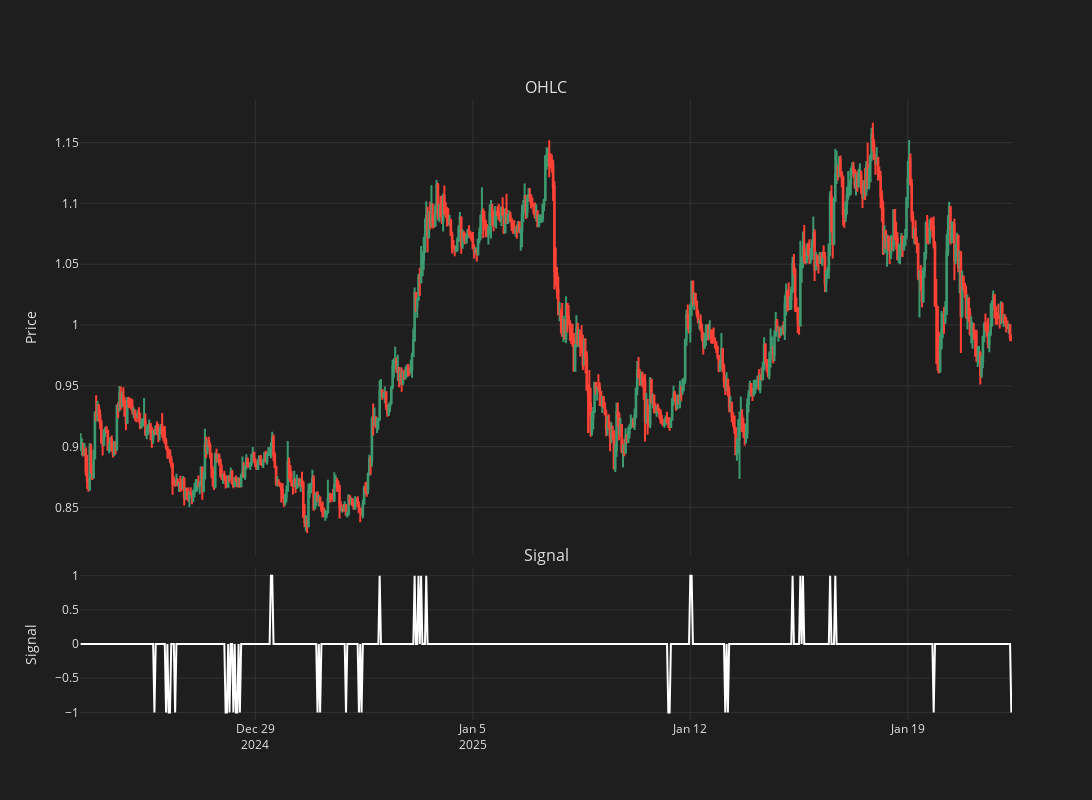

This figure's notebook cell:
### Code cell
from plotly.subplots import make_subplots
import plotly.graph_objects as go

plot_df = signal_df

fig = make_subplots(
    rows=2, cols=1, shared_xaxes=True, vertical_spacing=0.02, subplot_titles=("OHLC", "Signal"), row_heights=[0.6, 0.2]
)

# Add candlestick
fig.add_trace(
    go.Candlestick(
        x=plot_df.index,
        open=plot_df["open"],
        high=plot_df["high"],
        low=plot_df["low"],
        close=plot_df["close"],
        name="Candlesticks",
    ),
    row=1,
    col=1,
)

# Add the signal line
fig.add_trace(
    go.Scatter(x=plot_df.index, y=plot_df["signal"], mode="lines", name="Signal", line=dict(color="white")), row=2, col=1
)


# Update layout for dark theme
fig.update_layout(
    # title=f'{exchange} - {trading_pair} - {timeframe}',
    width=1200,
    height=800,
    font=dict(color="#e1e1e1"),
    plot_bgcolor="#1e1e1e",
    paper_bgcolor="#1e1e1e",
    xaxis_rangeslider_visible=False,
    legend=dict(bgcolor="rgba(0,0,0,0)"),
    yaxis=dict(title="Price"),
    yaxis2=dict(title="Signal", showgrid=False),
    showlegend=False,
)

# Update axes
fig.update_xaxes(showgrid=True, gridwidth=1, gridcolor="#323232", zeroline=False)
fig.update_yaxes(showgrid=True, gridwidth=1, gridcolor="#323232", zeroline=False)

# Show the plot
fig.show()

### Figure 1 — Plotly figure (JSON) as saved in the notebook; plotly's stock layout.template omitted (floating-point values rounded to 4 significant figures; data arrays with more than 128 entries replaced by an {"elided": "..."} marker saying what was removed)
{"data": [{"close": {"elided": "720 float values"}, "high": {"elided": "720 float values"}, "low": {"elided": "720 float values"}, "name": "Candlesticks", "open": {"elided": "720 float values"}, "type": "candlestick", "x": {"elided": "720 str values"}, "xaxis": "x", "yaxis": "y"}, {"line": {"color": "white"}, "mode": "lines", "name": "Signal", "type": "scatter", "x": {"elided": "720 str values"}, "xaxis": "x2", "y": {"elided": "720 int values"}, "yaxis": "y2"}], "layout": {"annotations": [{"font": {"size": 16}, "showarrow": false, "text": "OHLC", "x": 0.5, "xanchor": "center", "xref": "paper", "y": 1.0, "yanchor": "bottom", "yref": "paper"}, {"font": {"size": 16}, "showarrow": false, "text": "Signal", "x": 0.5, "xanchor": "center", "xref": "paper", "y": 0.245, "yanchor": "bottom", "yref": "paper"}], "font": {"color": "#e1e1e1"}, "height": 800, "legend": {"bgcolor": "rgba(0,0,0,0)"}, "paper_bgcolor": "#1e1e1e", "plot_bgcolor": "#1e1e1e", "showlegend": false, "width": 1200, "xaxis": {"anchor": "y", "domain": [0, 1], "gridcolor": "#323232", "gridwidth": 1, "matches": "x2", "rangeslider": {"visible": false}, "showgrid": true, "showticklabels": false, "zeroline": false}, "xaxis2": {"anchor": "y2", "domain": [0, 1], "gridcolor": "#323232", "gridwidth": 1, "showgrid": true, "zeroline": false}, "yaxis": {"anchor": "x", "domain": [0.265, 1.0], "gridcolor": "#323232", "gridwidth": 1, "showgrid": true, "title": {"text": "Price"}, "zeroline": false}, "yaxis2": {"anchor": "x2", "domain": [0, 0.245], "gridcolor": "#323232", "gridwidth": 1, "showgrid": true, "title": {"text": "Signal"}, "zeroline": false}}}
